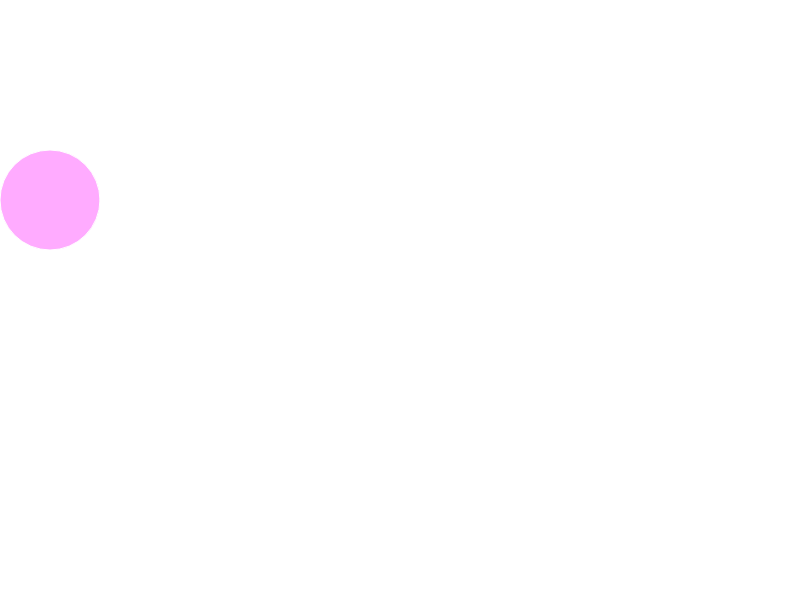
Frame 1 (no input)
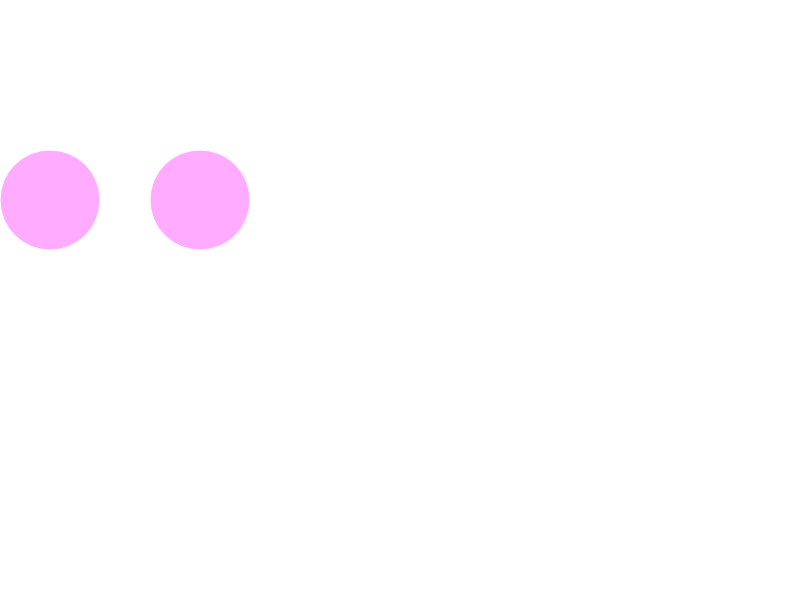
Frame 60 (no input)
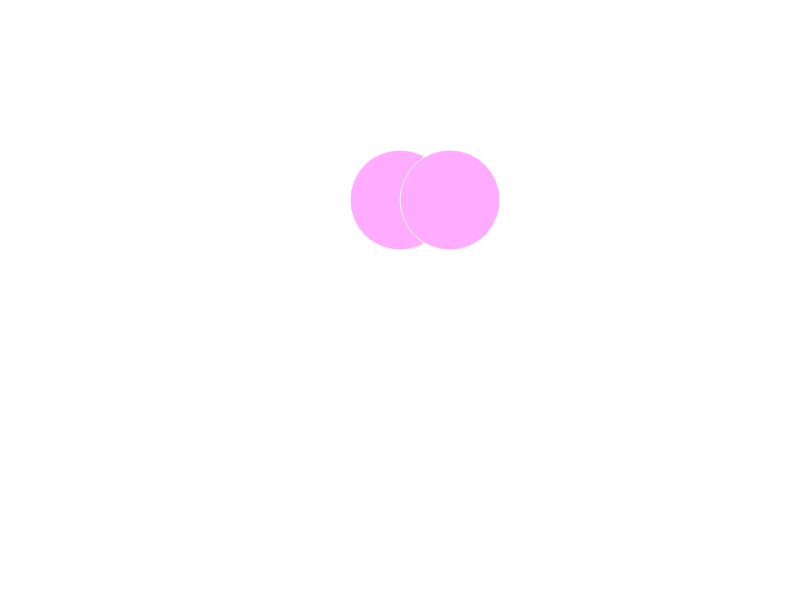
Frame 120 (the mouse pressed at the canvas centre since frame 60)

The p5.js sketch that drew these frames (run headless with seeded random() and noise() and a simulated clock; from frame 60 on, the mouse is pressed at the canvas centre):

// p5.js sketch
// ── sketch.js
function setup()
 {
  createCanvas(800, 600);
  noFill();
  stroke(255);
}

  function draw()
{
  background(255);
  if (mouseX < 300) {
  ellipse(200,200,100,100);
}

// draw function
if (mouseX < 300) {
  ellipse(200, 200, 100, 100);
} else {
  ellipse(400, 200, 100, 100);
}

// draw function
if (mouseX < 100)

 {
  fill(255,171,255)
  ellipse(50, 200, 100, 100);
}

 else if (mouseX < 200)
{
  fill(255,171,255)
  rect(150, 200, 100, 100);
}
 
 else if (mouseX < 300)
{
    fill(255,171,255)
 ellipse(250, 200, 100, 100);
} 

else if (mouseX < 400)
{
  fill(255,171,255)
  rect(350, 200, 100, 100);
}

 else if (mouseX < 500)
{
    fill(255,171,255)
  ellipse(450, 200, 100, 100);
} 
else
 {
    fill(255,171,255)
  ellipse(550, 200, 100, 100);
}

}
